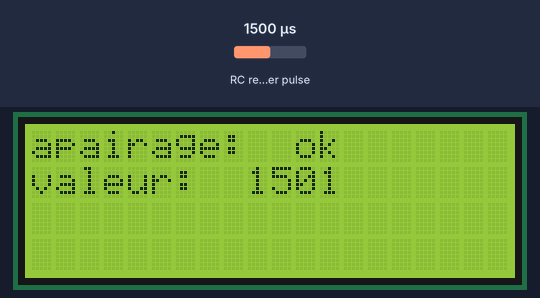
A sketch run on a simulated Arduino Uno, built with avr-gcc and run on an emulated ATmega328P. Shown: 20×4 character LCD. Wiring (inferred from the names in the program): RC receiver channel: data pin 12. Inputs (shaded band) come from the test bench; at power-on: RC receiver pulse 1500 µs. What the sketch prints to the serial monitor is not drawn.

Above: at 1.2 s.
1.3 s: RC receiver pulse (sensor on pin 12) set to 1020 µs
At 2.2 s:
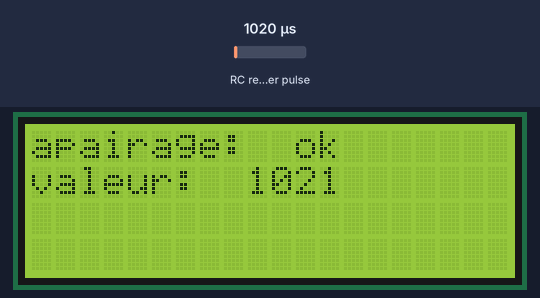
3.0 s: RC receiver pulse (sensor on pin 12) set to 1250 µs
At 3.4 s:
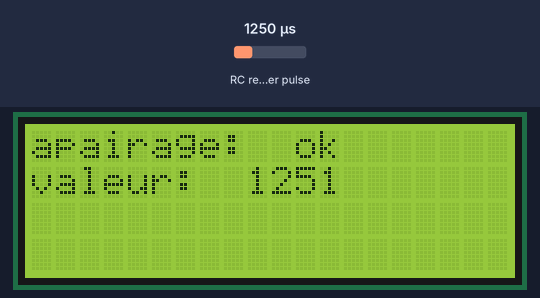
4.5 s: RC receiver pulse (sensor on pin 12) set to 1750 µs
Timing chart, 0 to 7.5 s (numbered marks = the images above; inputs shaded):
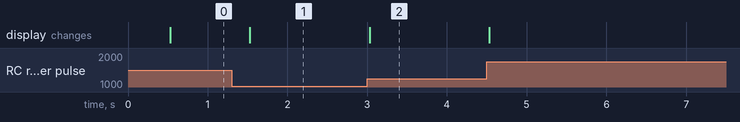

Measured:
- after the input at 1.3 s, the display: changes after 0.23 s (image 1)
- after the input at 3.0 s, the display: changes at once (image 2)

The sketch:

Lecture_telecomande_ch1_debut.ino
```cpp
#include <Wire.h>
#include <LiquidCrystal_I2C.h>

//chanel
#define chanel1 12
#define chanel2 13

LiquidCrystal_I2C lcd(0x27,20,4);  // set the LCD address to 0x27 for a 20 chars and 4 line display
unsigned long t0,t;
int delta,vitesse;
byte correc1,correc2;


void setup() {
Serial.begin(9600);
delta=500;
correc1=30;
correc2=32;
lcd.init();
lcd.backlight();
lcd.setCursor(0,0);
lcd.print("apairage:");
lcd.setCursor(0,1);
lcd.print("valeur:");
}

void loop() {
t=millis();

    if((t-t0)>delta){
     int valeurChanel1=pulseIn(chanel1,HIGH);
     t0=t;
     vitesse = map(valeurChanel1,1500-correc1,2000-correc2,0,100);
     Serial.print("valeur :");
     Serial.print(valeurChanel1);
     Serial.print("   vitesse :");
     Serial.println(vitesse);
     lcd.setCursor(9,1);
     lcd.print(valeurChanel1);
     if (valeurChanel1>900){
      lcd.setCursor(11,0);
      lcd.print("ok");

     }
    }

}
```
